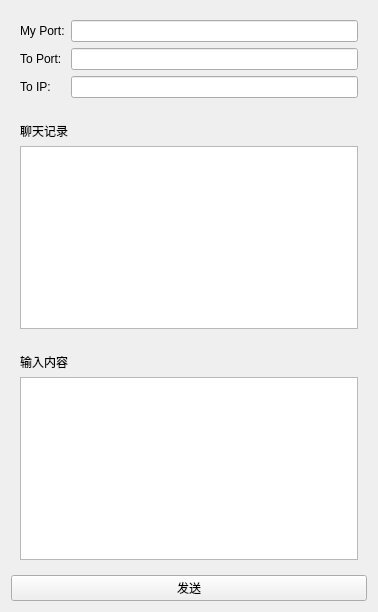
<?xml version="1.0" encoding="UTF-8"?>
<ui version="4.0">
 <class>Udp_2</class>
 <widget class="QWidget" name="Udp_2">
  <property name="geometry">
   <rect>
    <x>0</x>
    <y>0</y>
    <width>378</width>
    <height>612</height>
   </rect>
  </property>
  <property name="windowTitle">
   <string>Form</string>
  </property>
  <layout class="QVBoxLayout" name="verticalLayout_3">
   <item>
    <widget class="QWidget" name="widget" native="true">
     <layout class="QGridLayout" name="gridLayout">
      <item row="0" column="0">
       <widget class="QLabel" name="label">
        <property name="text">
         <string>My Port:</string>
        </property>
       </widget>
      </item>
      <item row="0" column="1">
       <widget class="QLineEdit" name="lbMyPort"/>
      </item>
      <item row="1" column="0">
       <widget class="QLabel" name="label_5">
        <property name="text">
         <string>To Port:</string>
        </property>
       </widget>
      </item>
      <item row="1" column="1">
       <widget class="QLineEdit" name="lb2Port"/>
      </item>
      <item row="2" column="0">
       <widget class="QLabel" name="label_4">
        <property name="text">
         <string>To IP:</string>
        </property>
       </widget>
      </item>
      <item row="2" column="1">
       <widget class="QLineEdit" name="lb2IP"/>
      </item>
     </layout>
    </widget>
   </item>
   <item>
    <widget class="QWidget" name="widget_2" native="true">
     <layout class="QVBoxLayout" name="verticalLayout">
      <item>
       <widget class="QLabel" name="label_3">
        <property name="text">
         <string>聊天记录</string>
        </property>
       </widget>
      </item>
      <item>
       <widget class="QTextEdit" name="teRecord">
        <property name="readOnly">
         <bool>true</bool>
        </property>
       </widget>
      </item>
     </layout>
    </widget>
   </item>
   <item>
    <widget class="QWidget" name="widget_4" native="true">
     <layout class="QVBoxLayout" name="verticalLayout_2">
      <item>
       <widget class="QLabel" name="label_6">
        <property name="text">
         <string>输入内容</string>
        </property>
       </widget>
      </item>
      <item>
       <widget class="QTextEdit" name="teInput"/>
      </item>
     </layout>
    </widget>
   </item>
   <item>
    <widget class="QPushButton" name="btnSend">
     <property name="text">
      <string>发送</string>
     </property>
    </widget>
   </item>
  </layout>
 </widget>
 <resources/>
 <connections/>
</ui>
